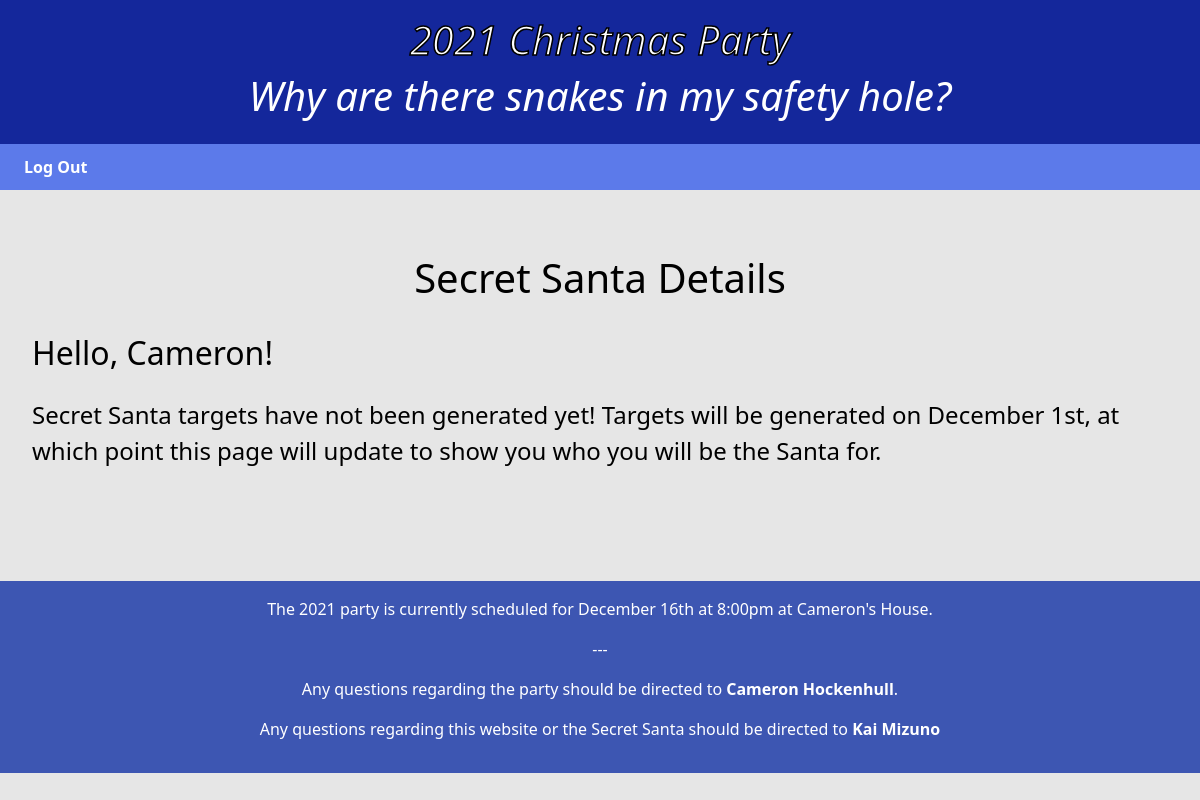
Screenshot of /ss/santa.php (signed in) with the database file from the repository.
### tables this page shows
CREATE TABLE people (
    id int NOT NULL AUTO_INCREMENT,
    first_name varchar(255),
    last_name varchar(255),
    password varchar(255) DEFAULT '',
    ideas varchar(255) DEFAULT '',
    rsvp TINYINT DEFAULT 0,
    role TINYINT DEFAULT 0,
    invited TINYINT DEFAULT 0,
    attending TINYINT DEFAULT 0,
    in_secret_santa TINYINT DEFAULT 0,
    PRIMARY KEY (id)
);

CREATE TABLE party (
    year int NOT NULL,
    rsvp_deadline varchar(255),
    party_date varchar(255),
    party_location varchar(255) DEFAULT "Cameron's House",
    targets_assigned TINYINT DEFAULT 0,
    PRIMARY KEY (year)
);

### database/database.php (called while the page is built, shortened)
<?php
function getPerson($conn, $id) {
    $query = "SELECT * FROM people WHERE id=?";
    $stmt = $conn->prepare($query);
    $stmt->bind_param('i', $id);
    $stmt->execute();
    $result = $stmt->get_result();
    if ($result->num_rows > 0) {
        $row = $result->fetch_assoc();
        return $row;
    }
    else {
        return null;
    }
}
function getCurrentParty($conn) {
    $year = date("Y");
    $query = "SELECT * FROM party WHERE year=?";
    $stmt = $conn->prepare($query);
    $stmt->bind_param('i', $year);
    $stmt->execute();
    $result = $stmt->get_result();
    if ($result->num_rows > 0) {
        $row = $result->fetch_assoc();
        return $row;
    }
    else {
        return null;
    }
}
function getTarget($conn, $santa_id, $year) {
    $query = "SELECT * FROM pairs WHERE santa=? AND party=?";
    $stmt = $conn->prepare($query);
    $stmt->bind_param('ii', $santa_id, $year);
    $stmt->execute();
    $result = $stmt->get_result();
    if ($result->num_rows > 0) {
        $row = $result->fetch_assoc();
        return getPerson($conn, $row['target']);
    }
    else {
        return null;
    }
}
?>

### ss/santa.php (the view, shortened to what this page needs)
<!DOCTYPE html>
<html lang="en">
<head>
    <link href="https://cdn.jsdelivr.net/npm/bootstrap@5.1.3/dist/css/bootstrap.min.css" rel="stylesheet">
    <link rel="stylesheet" href="../common.css">
    <link rel="stylesheet" href="santa.css">
</head>
<body>
    <?php
        include "../database/database.php";
        $conn = getConnection();
        $id = $_SESSION['id'];
        $personRow = getPerson($conn, $id);
        $partyRow = getCurrentParty($conn);
    ?>
    <?php include '../common_header.php';?>
    <?php include 'santa_nav.php';?>
    <main>
    <h3>Secret Santa Details</h3>
    <h4 id="helloPerson">Hello, <?php echo $personRow['first_name'] ?>!</h4>
    <div id="santaInfoRegion">
    <?php if ( $personRow['in_secret_santa'] === 0 ): ?>
    <p id="notParticipating">You are currently not signed up to be participating in the Secret Santa. If you have changed your mind, you may resubmit the <a href="../rsvp/invite.php">RSVP</a> before <?php echo $partyRow['rsvp_deadline'] ?>. If it has passed that date, reach out to Cameron/Kai to see if we can get you in.</p>
    <?php else: ?>
        <?php
            $targetRow = getTarget($conn, $id, date("Y"));
        ?>
        <?php if ( is_null($targetRow) ): ?>
            <p id="resultsNotOut">Secret Santa targets have not been generated yet! Targets will be generated on <?php echo $partyRow['rsvp_deadline'] ?>, at which point this page will update to show you who you will be the Santa for.</p>
        <?php endif ?>
    <?php endif ?>
    </div>
    </main>
    <?php include '../common_footer.php';?>
</body>
</html>

### common_footer.php
<footer>
    <p>The <?php echo date("Y") ?> party is currently scheduled for <?php echo $partyRow['party_date'] ?> at <?php echo $partyRow['party_location'] ?>.</p>
    <p>---</p>
    <p>Any questions regarding the party should be directed to <strong>Cameron Hockenhull</strong>.</p>
    <p>Any questions regarding this website or the Secret Santa should be directed to <strong>Kai Mizuno</strong></p>
</footer>

### common.css (style rules this page uses)
:root { --primary-color: #5C7AEA; --heading-color: #14279B; --font-color-dark: #000000; --font-color-light: #FFFFFF; --bg-color: #E6E6E6; --secondary-color: #3D56B2; }
body { margin: 0px; background-color: var(--bg-color); color: var(--font-color-dark); }
footer { background-color: var(--secondary-color); color: var(--font-color-light); text-align: center; padding: 1em 3em 1em 3em; }
main { padding: 3em 2em 3em 2em; }

### ss/santa.css (style rules this page uses)
main { margin-top: 1em; margin-bottom: 3em; }
h3 { font-size: 2.5em; text-align: center; }
h4 { font-size: 2em; margin-top: 1em; }
#santaInfoRegion { margin-top: 1em; font-size: 1.5em; }

### rows the page displays
people: first_name "Cameron"
party: rsvp_deadline "December 1st", party_date "December 16th at 8:00pm", party_location "Cameron's House"
